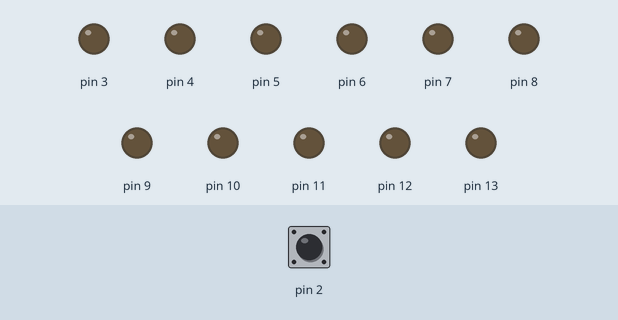
A sketch run on a simulated Arduino Uno, built with avr-gcc and run on an emulated ATmega328P. Parts: output pins drawn as LEDs (lit = HIGH). Inputs (shaded band) come from the test bench; at power-on: pin 2 HIGH.

Above: at 1.2 s.
1.3 s: pin 2 pulled LOW for 0.15 s
At 2.4 s:
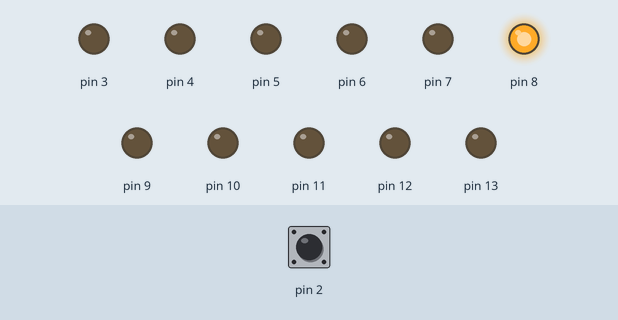
2.9 s: pin 2 pulled LOW for 1 s
At 3.7 s:
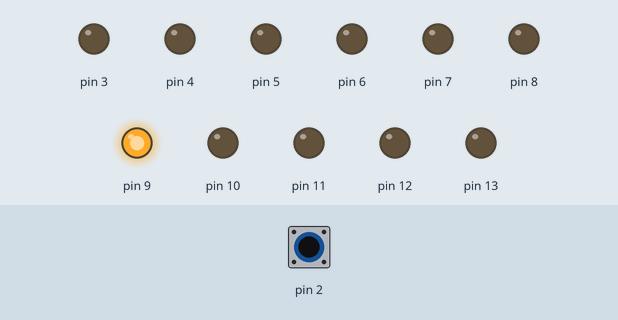
5.4 s: pin 2 pulled LOW for 0.15 s
At 5.7 s:
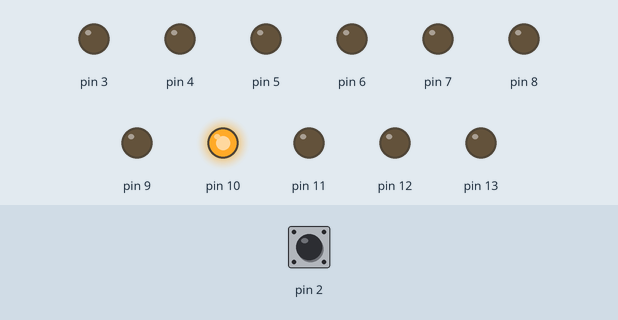
7.0 s: pin 2 pulled LOW for 3.2 s
At 8.2 s:
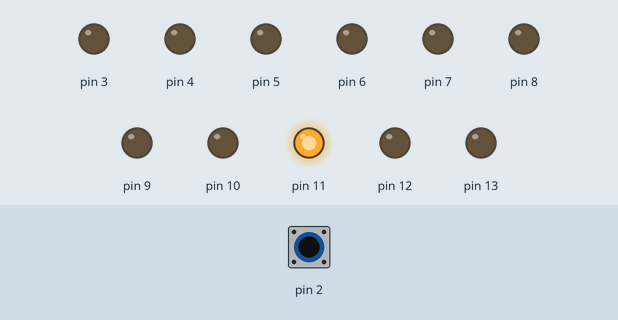
11.7 s: pin 2 pulled LOW for 0.15 s
At 12.8 s:
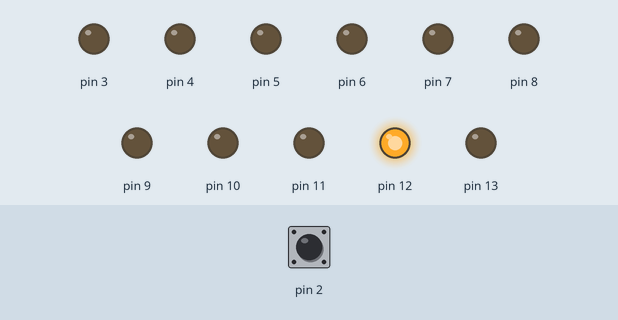
13.3 s: pin 2 pulled LOW for 1 s
At 14.1 s:
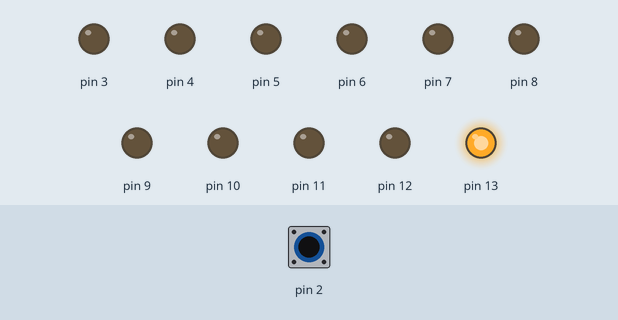
Timing chart, 0 to 16.3 s (numbered marks = the images above; inputs shaded):
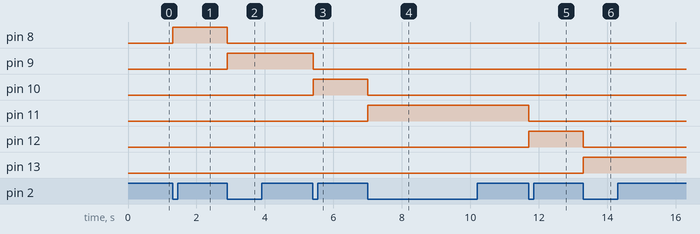

Measured:
- after the input at 1.3 s, pin 8: LOW → HIGH at once
- after the input at 2.9 s, pin 8: HIGH → LOW at once; pin 9: LOW → HIGH at once
- after the input at 5.4 s, pin 9: HIGH → LOW at once; pin 10: LOW → HIGH at once
- after the input at 7.0 s, pin 10: HIGH → LOW at once; pin 11: LOW → HIGH at once
- after the input at 11.7 s, pin 11: HIGH → LOW at once; pin 12: LOW → HIGH at once
- after the input at 13.3 s, pin 12: HIGH → LOW at once; pin 13: LOW → HIGH at once

The sketch:

contador_led.ino
```cpp
void setup() {
  DDRB = DDRB|B00111111;
  DDRD = DDRD|B11111000;  //D2 COMO ENTRADA
  PORTD =(1<<PD2); //ACTIVA EL PULLUP
}
boolean Eant = 1, Eact = 1, Fl = 0, Fs = 0, Fb = 0;
int cont = 0;
void loop() {
  Eant = (PIND & (1<<PD2));
  delay (10);
  Eact = (PIND & (1<<PD2));
  Fl = (Eant ^ Eact);
if (Fl){
    if (!Eact){
      Fb = 1;
      Fs = 0;
    }else{
      Fb = 0;
      Fs = 1;
    }
  }
  cont = cont + Fb;
  Fs = 0;
  Fb = 0;

  switch (cont){
  case 1:
    PORTB = (1<<PB0);
    //PORTB = B00000001;
    break;
  case 2:
    PORTB = B00000010;
    break;
  case 3:
    PORTB = B00000100;
    break;
  case 4:
    PORTB = B00001000;
    break;
  case 5:
    PORTB = B00010000;
    break;
  case 6:
    PORTB = B00100000;
    break;
  case 7:
    PORTB = B00000000;
    cont = 0;
    break;
  default:
    PORTB = B00000000;
    break;
  }
}
```
